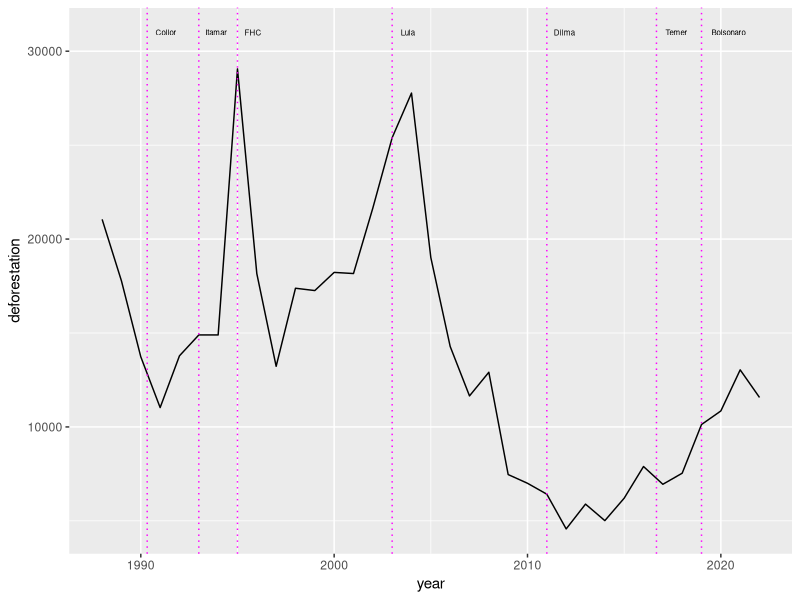
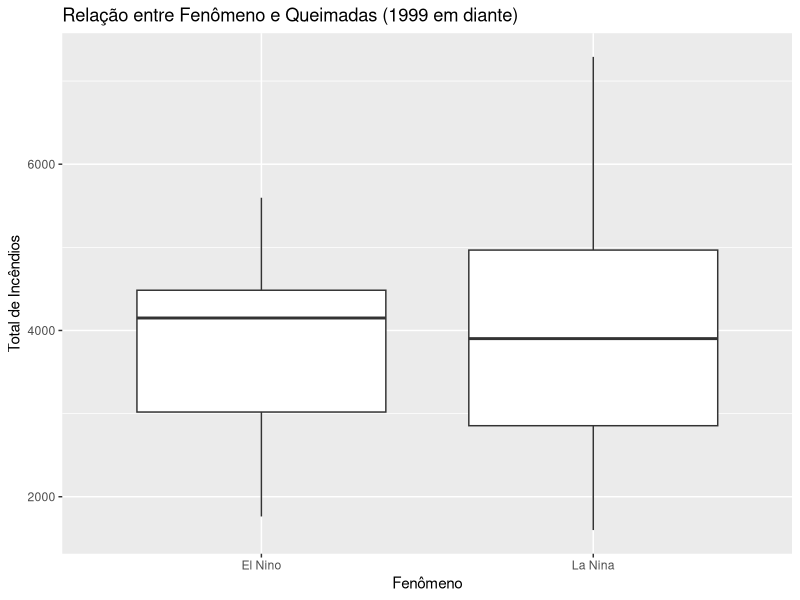
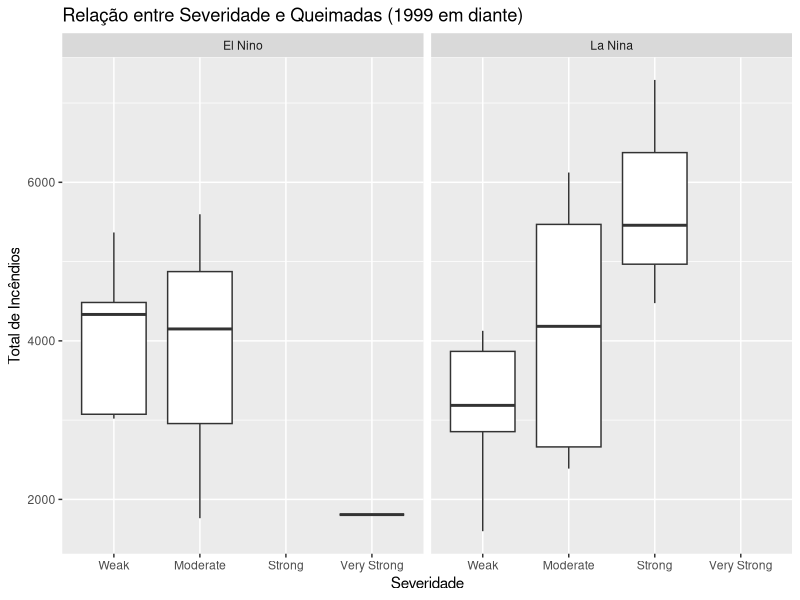
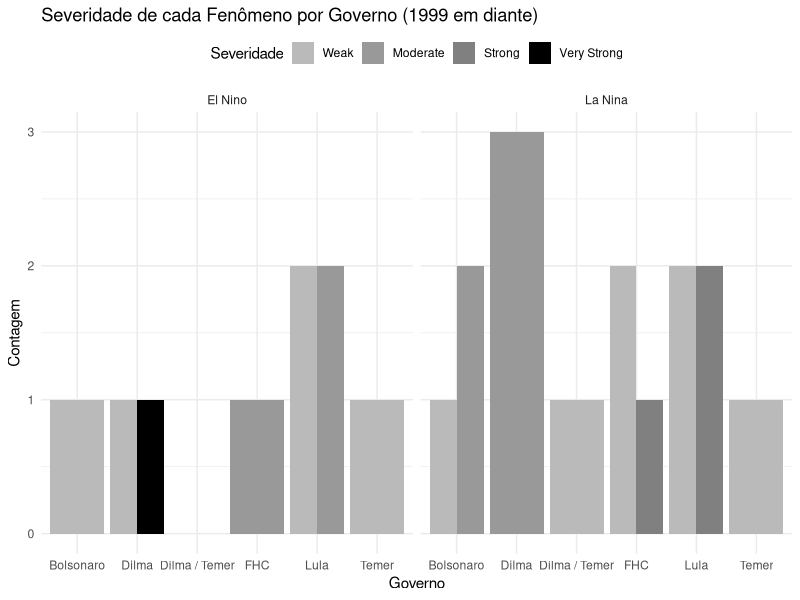

Reproduce these figures in R, in order.
## ---- chunk 1
library( tidyverse )
def_area <- read_csv( "def_area_1988_2022.csv")
fires_amz <- read_csv2( "inpe_brazilian_amazon_fires_1999_2022.csv" )
phenomenon <- read_csv2( "el_nino_la_nina_1999_2022.csv"  )
br_presidents <- read_csv2( "br_presidents.csv" )
## ---- chunk 2
def_amz <- pivot_wider(def_area, names_from = "state", values_from = "area")
def_amz
## ---- chunk 3
def_amz <- def_amz %>%
  mutate(deforestation = rowSums(select(., ac:to), na.rm = TRUE))
def_amz
## ---- chunk 4
def_new_2022 <- def_amz %>% 
  filter(year == "2022") %>% 
  mutate(across(where(is.numeric) & !year, ~ . + round(. / 11))) %>% 
  mutate(ref = "complete estimate")

def_amz <- def_amz %>% 
  filter(year != 2022) %>% 
  bind_rows(def_new_2022)
tail(def_amz)
## ---- chunk 5
fires_amz <- fires_amz %>%
  select(year, total) %>%
  rename(fires = total)
fires_amz
## ---- chunk 6
degradation <- def_amz %>%
  select(year, deforestation) %>% 
  left_join(fires_amz, by = "year") %>%
  left_join(phenomenon, by = "year") %>%
  left_join(br_presidents, by = "year")
degradation
## ---- chunk 7
president_avg <- degradation %>%
  group_by(president) %>%
  summarise(avg_deforestation = mean(deforestation, na.rm = TRUE)) %>% 
  arrange(desc(avg_deforestation))
president_avg
## ---- chunk 8
def_area %>% 
  pivot_wider( names_from = "state",
               values_from = "area" ) %>% 
  mutate( deforestation = ac + am + ap + ma + mt + pa + ro + rr + to ) %>% 
  select( year, deforestation ) %>%
  left_join( fires_amz, by = "year" ) %>%
  left_join( phenomenon, by = "year" ) %>% 
  left_join( br_presidents, by = "year" ) %>%
  ggplot( aes( year, deforestation ) ) +
  geom_line() +
  geom_vline( xintercept = c(1990.33, 1993, 1995, 2003, 2011, 2016.67, 2019),
              color = "magenta", linetype = 3 ) +
  annotate( "text",
            x = c(1991.3, 1993.9, 1995.8, 2003.8, 2011.9, 2017.7, 2020.4),
            y = 31000, 
            label = c("Collor", "Itamar", "FHC", "Lula", "Dilma", "Temer", "Bolsonaro"),
            size = 2)
## ---- chunk 9
phenomenon_fires <- inner_join(fires_amz, phenomenon, by = "year") %>%
  filter(year >= 1999)

ggplot(phenomenon_fires, aes(x = phenomenon, y = fires)) +
  geom_boxplot() +
  labs(title = "Relação entre Fenômeno e Queimadas (1999 em diante)",
       x = "Fenômeno",
       y = "Total de Incêndios")
## ---- chunk 10
phenomenon_fires$severity <- factor(phenomenon_fires$severity)
phenomenon_fires$severity <- ordered(phenomenon_fires$severity,
                                     levels = c("Weak", 
                                                "Moderate", 
                                                "Strong", 
                                                "Very Strong"))
## ---- chunk 11
ggplot(phenomenon_fires, aes(x = severity, y = fires)) +
  geom_boxplot() +
  facet_wrap(~ phenomenon) +
  labs(title = "Relação entre Severidade e Queimadas (1999 em diante)",
       x = "Severidade",
       y = "Total de Incêndios")
## ---- chunk 12
phenomenon_fires_presidents <- inner_join(phenomenon_fires, 
                                          br_presidents, by = "year") %>% 
  filter(year >= 1999)

ggplot(phenomenon_fires_presidents, aes(x = president, fill = severity)) +
  geom_bar(position = "dodge") +
  facet_wrap(~phenomenon) +
  labs(title = "Severidade de cada Fenômeno por Governo (1999 em diante)",
       x = "Governo",
       y = "Contagem") +
  theme_minimal() +
  theme(legend.position = "top") +
  scale_fill_manual(values = c("Weak" = "#bababa", "Moderate" = "#999999",
                               "Strong" = "#808080", "Very Strong" = "#000000")) +
  guides(fill = guide_legend(title = "Severidade"))
